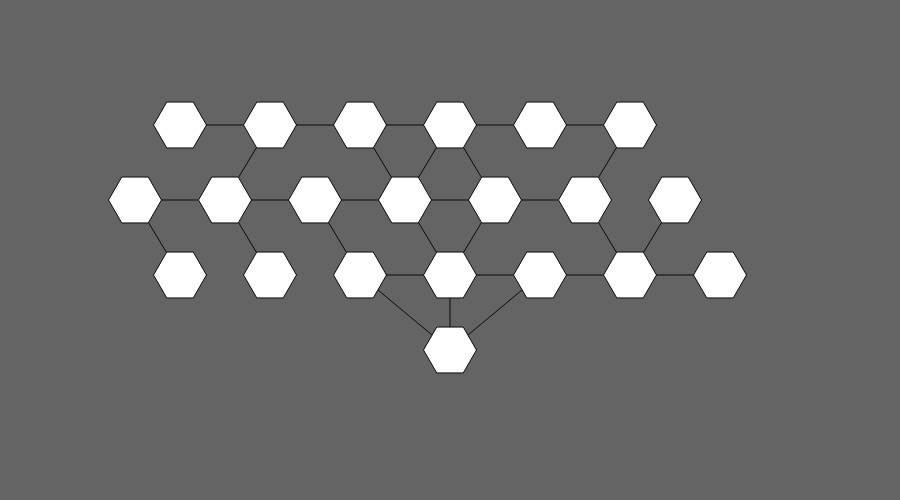
Frame 1 (no input)
Frame 60 (no input): identical to frame 1, image omitted
Frame 120 (the mouse pressed at the canvas centre since frame 60): identical to frame 1, image omitted

The p5.js sketch that drew this single still picture (run headless with seeded random() and noise() and a simulated clock; from frame 60 on, the mouse is pressed at the canvas centre):

// p5.js sketch
// ── sketch.js
function setup() {
  createCanvas(900, 500);
};

function draw() {
  background(100);
  stroke(10);
  
   var dict = {0:[0.2,0.25],
  1:[0.3,0.25],2:[0.4,0.25],
  3:[0.5,0.25],4:[0.6,0.25],5:[0.7,0.25],
  6:[0.15,0.4],
  7:[0.25,0.4],8:[0.35,0.4],9:[0.45,0.4],10:[0.55,0.4],
  11:[0.65,0.4],12:[0.75,0.4],
  13:[0.2,0.55],14:[0.3,0.55],
  15:[0.4,0.55],16:[0.5,0.55],
  17:[0.6,0.55],18:[0.7,0.55],
  19:[0.8,0.55],20:[0.5,0.7]
  };

  var arestas = {0:[0,1],1:[1,2],2:[2,3],3:[3,4],4:[4,5],
  5:[1,7],6:[2,9],7:[3,9],8:[3,10],9:[5,11],10:[6,7],
  11:[7,8],12:[8,9],13:[9,10],14:[10,11],15:[11,18],16:[12,18],
  17:[6,13],18:[7,14],19:[8,15],20:[9,16],21:[10,16],
  23:[15,16],24:[16,17],25:[17,18],26:[18,19],27:[15,20],
  29:[16,20],30:[17,20]
  };
  
  for(var e in arestas){
    var a = arestas[e][0];
    var b = arestas[e][1];
    var x1 = dict[a][0];
    var x2 = dict[b][0];
    var y1 = dict[a][1];
    var y2 = dict[b][1];
    
    line(width*x1, height*y1, width*x2, height*y2);
  }

  //line(width0.2, height0.1, width0.3, height0.1);
  for(var key in dict){
    polygon(width*dict[key][0], height*dict[key][1], 0.053*height, 6);
  }
}

function polygon(x, y, radius, npoints) {
  this.clicked = function(){
    this.col = color(255,0,200);
  }
  let angle = TWO_PI / npoints;
  beginShape();
  for (let a = 0; a < TWO_PI; a += angle) {
    let sx = x + cos(a) * radius;
    let sy = y + sin(a) * radius;
    vertex(sx, sy);
  }
  endShape(CLOSE);
}
